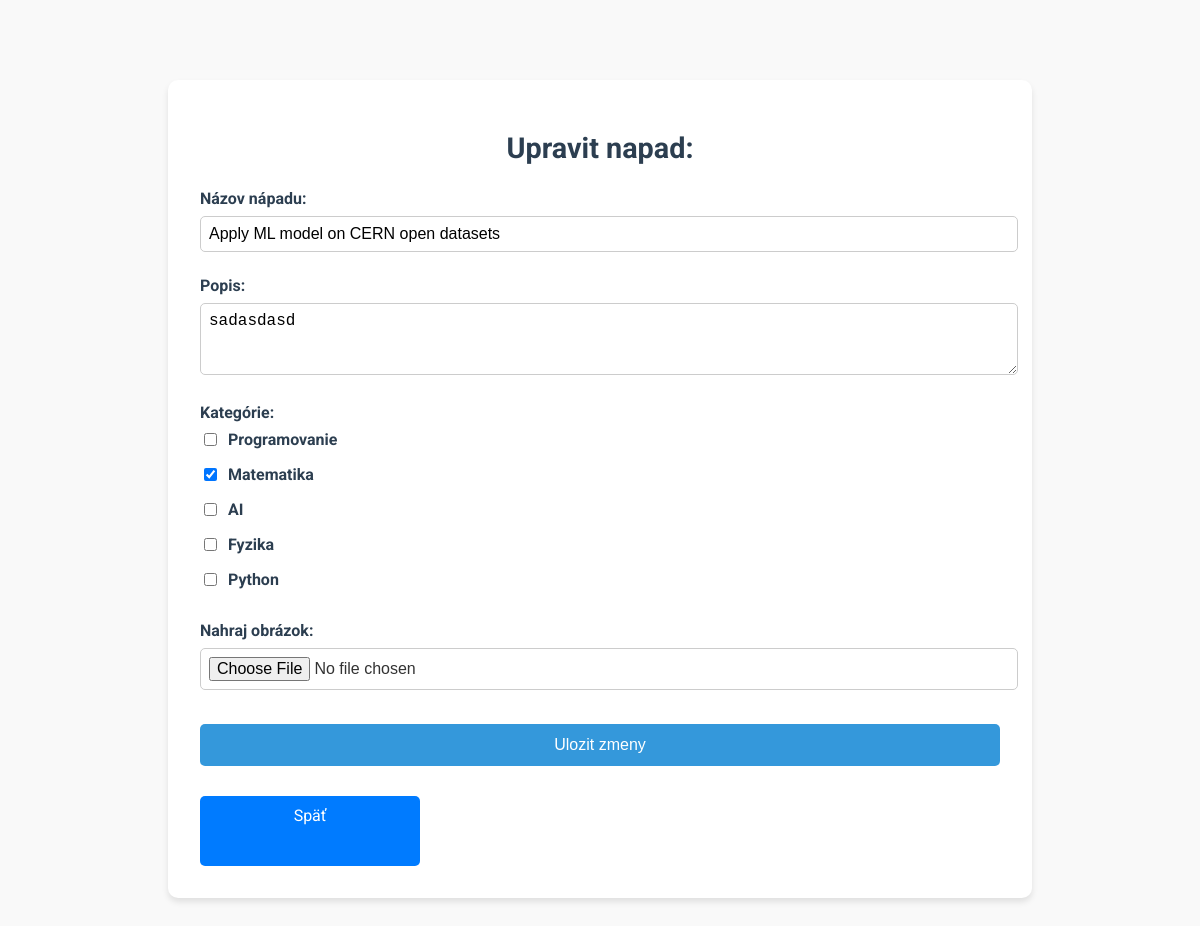
/edit_own_idea/2 (signed in), run on the app's committed database.
### app.py (models this page shows)
class Idea(db.Model):
    id = db.Column(db.Integer, primary_key=True)
    title = db.Column(db.String(200), nullable=False)
    description = db.Column(db.Text, nullable=False)
    user_id = db.Column(db.Integer, db.ForeignKey('user.id'), nullable=False)
    comments = db.relationship('Comment', backref='idea', lazy=True, cascade="all, delete")
    upvotes = db.Column(db.Integer, default=0)
    categories = db.Column(db.String(255), nullable=True)
    file = db.Column(db.String(255), nullable=True)
    working_users = db.relationship('User', secondary=working_on, backref=db.backref('working_ideas', lazy='dynamic'))
    completed_by = db.Column(db.String(255), nullable=True)
    completion_link = db.Column(db.String(255), nullable=True)
    completed_ideas = db.relationship('CompletedIdea', back_populates='idea', lazy=True, cascade="all, delete")

class Category(db.Model):
    id = db.Column(db.Integer, primary_key=True)
    name = db.Column(db.String(100), unique=True, nullable=False)

### app.py (the view, shortened to what this page needs)
@app.route('/edit_own_idea/<int:idea_id>', methods=['GET', 'POST'])
def edit_own_idea(idea_id):
    if 'user_id' not in session:
        return redirect(url_for('login'))
    idea = Idea.query.get_or_404(idea_id)
    if session['user_id'] != idea.user_id:
        return redirect(url_for('home'))
    categories = Category.query.all()
    return render_template('edit_idea.html', idea=idea, categories=categories)

### templates/edit_idea.html (shortened to what this page needs)
<!DOCTYPE html>
<html lang="en">
<head>
    <link rel="stylesheet" href="/static/styles.css">
</head>
<body>
    <div class="form-container">
        <h1>Upravit napad:</h1>
        <form method="POST">
            <div class="form-group">
                <label for="title">Názov nápadu:</label>
                <input type="text" id="title" name="title" value="{{ idea.title }}" required>
            </div>
            <div class="form-group">
                <label for="description">Popis:</label>
                <textarea class="description" name="description" rows="3" required>{{ idea.description }}</textarea>
            </div>
            <div class="form-group">
                <label>Kategórie:</label>
                <div class="checkbox-group">
                    {% for category in categories %}
                    <label>
                        <input type="checkbox" name="categories" value="{{ category.name }}"
                        {% if category.name in idea.categories.split(',') %} checked {% endif %}>
                        {{ category.name }}
                    </label>
                    {% endfor %}
                </div>
            </div>
            <div class="form-group">
                <label for="image">Nahraj obrázok:</label>
                <input type="file" id="image" name="image" accept="image/*">
            </div>
            <button type="submit" class="btn-submit">Ulozit zmeny</button>
        </form>
        <a href="{{ url_for('idea_detail', idea_id=idea.id) }}" class="back-button">Späť</a>
    </div>
</body>
</html>

### static/styles.css (style rules this page uses)
body { font-family: 'Roboto', sans-serif; margin: 0; padding: 0; display: flex; background-color: #f9f9f9; color: #333; }
.form-container { max-width: 500px; margin: 5rem auto; background-color: #ffffff; padding: 2rem; border-radius: 10px; box-shadow: 0 4px 6px rgba(0, 0, 0, 0.1); text-align: center; }
.form-container h1 { margin-bottom: 1.5rem; font-size: 1.8rem; color: #2c3e50; }
.form-group { margin-bottom: 1.5rem; text-align: left; }
.form-group label { display: block; margin-bottom: 0.5rem; font-weight: bold; color: #2c3e50; }
.form-group input, .form-group select, .form-group textarea { width: 100%; padding: 0.5rem; font-size: 1rem; border: 1px solid #ccc; border-radius: 5px; outline: none; transition: border-color 0.3s ease; }
button { display: inline-block; padding: 10px 15px; margin: 10px 0; font-size: 14px; color: white; background-color: #007bff; border: none; border-radius: 5px; cursor: pointer; transition: background 0.3s; }
.back-button { display: block; text-align: center; margin-top: 20px; color: white; background-color: #007bff; padding: 10px; border-radius: 5px; text-decoration: none; width: 200px; height: 50px; }
.form-container { max-width: 900px; min-width: 800px; margin: 5rem auto; background-color: #ffffff; padding: 2rem; border-radius: 10px; box-shadow: 0 4px 6px rgba(0, 0, 0, 0.1); text-align: center; }
.form-group input, .form-group textarea { width: 100%; padding: 0.5rem; font-size: 1rem; border: 1px solid #ccc; border-radius: 5px; outline: none; transition: border-color 0.3s ease; }
.checkbox-group { display: flex; flex-direction: column; align-items: flex-start; gap: 0.5rem; margin-top: 0.5rem; }
.checkbox-group label { display: flex; align-items: center; gap: 0.5rem; font-size: 1rem; cursor: pointer; }
.btn-submit { display: inline-block; width: 100%; padding: 0.75rem; font-size: 1rem; color: white; background-color: #3498db; border: none; border-radius: 5px; cursor: pointer; transition: background-color 0.3s ease; }

### data on the page
Idea: title "Apply ML model on CERN open datasets", description "sadasdasd"
Category: name "Programovanie"
Category: name "☑", name "Matematika"
Category: name "AI"
Category: name "Fyzika"
Category: name "Python"
